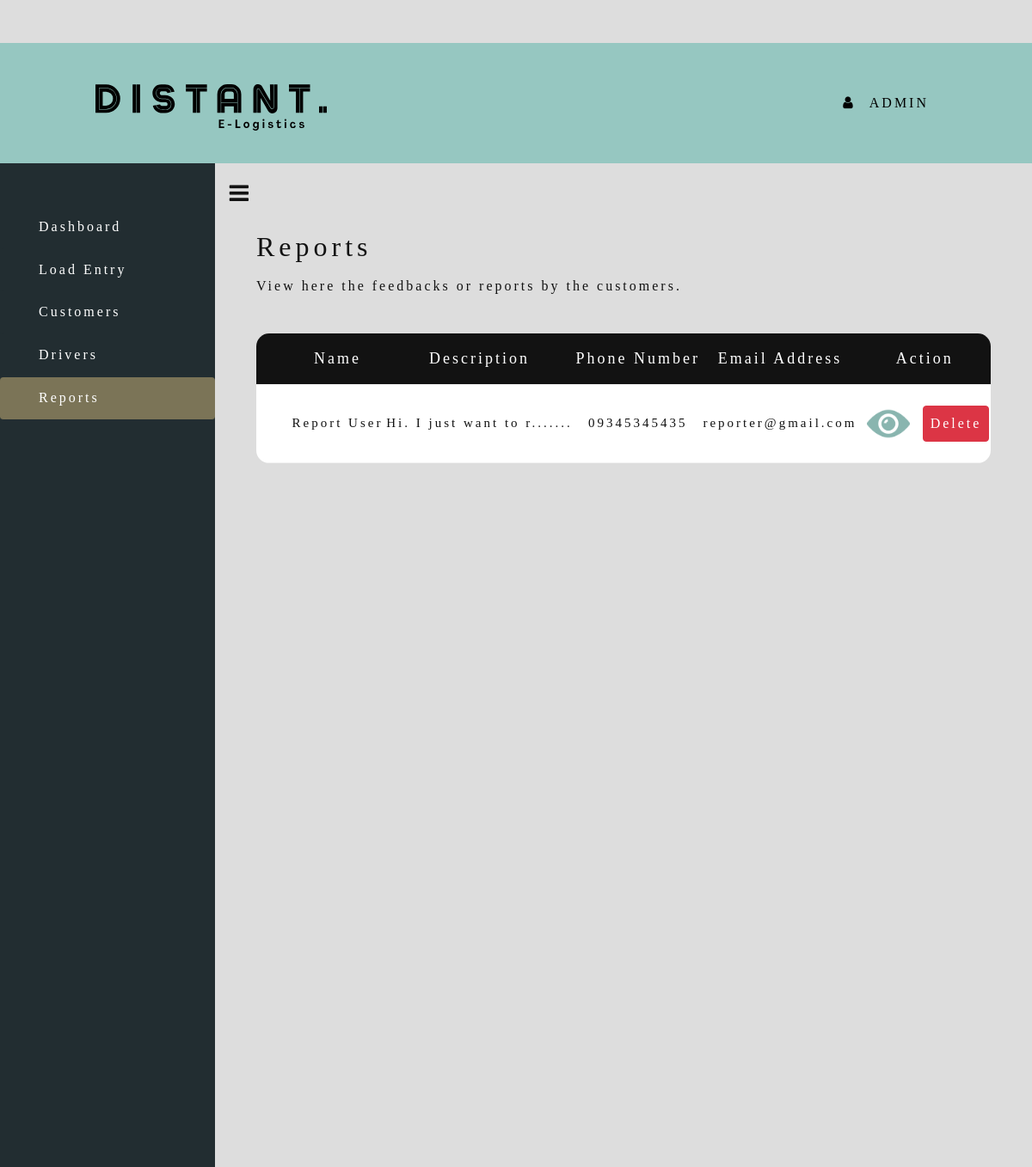
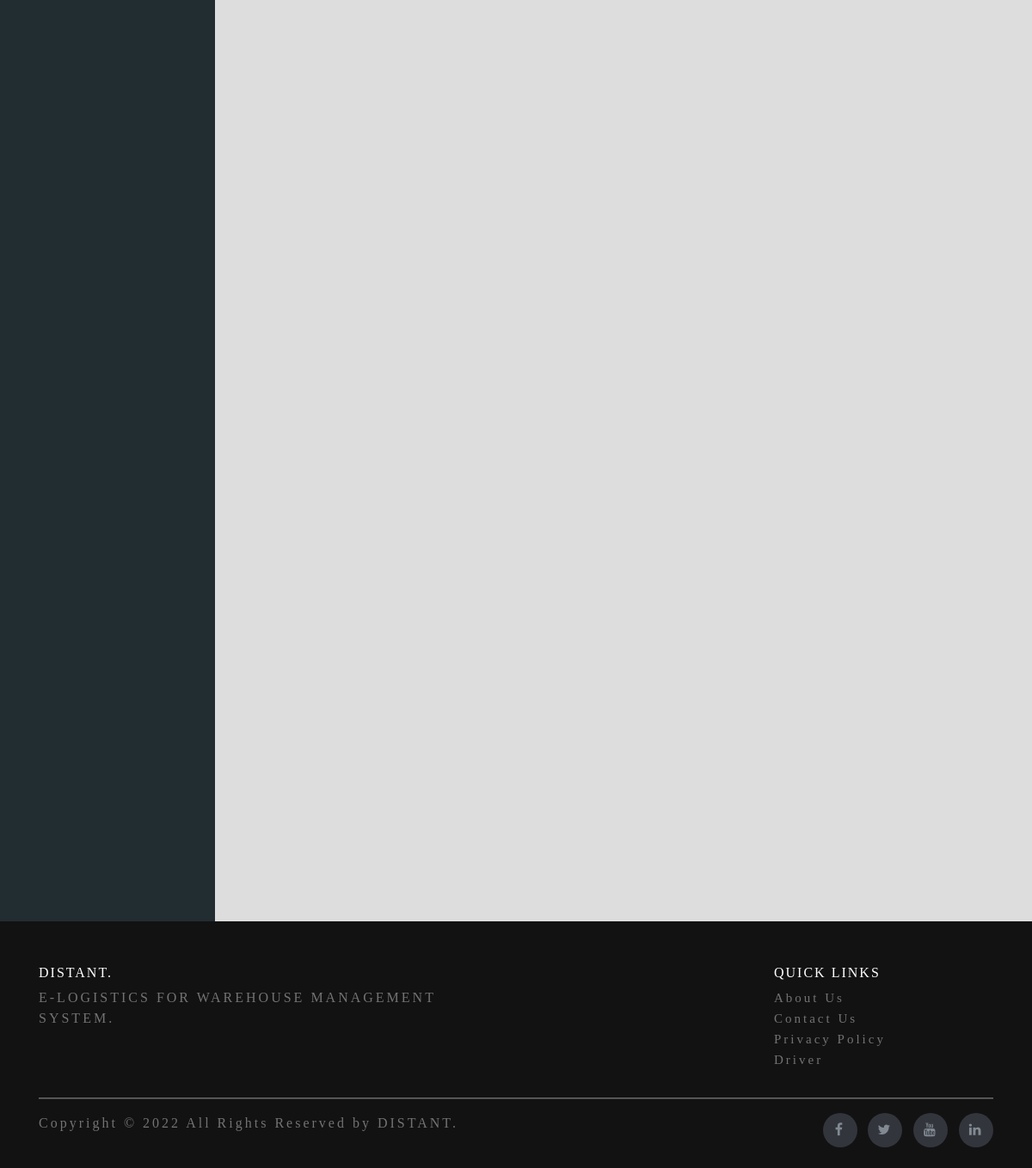
Screenshot of /user/admin/reports.php (signed in) with the database file from the repository (2 pictures, top to bottom).
### tables this page shows
CREATE TABLE `support` (
  `id` int(11) NOT NULL,
  `report_name` varchar(100) NOT NULL,
  `report_email` varchar(100) NOT NULL,
  `report_desc` varchar(255) NOT NULL,
  `phone` varchar(255) NOT NULL,
  `report_id` int(11) NOT NULL
);

### process/functions.php (called while the page is built, shortened)
<?php
function show_data_multiple($table_name, $pk, $id)
{
    $conn = connect();
    $sql = "SELECT * FROM $table_name WHERE $pk = '$id'";
    $result = $conn->query($sql);
    if ($result->num_rows > 0) {
        $rows = array();
        while ($row  = $result->fetch_assoc()) {
            $rows[] = $row;
        }
        return $rows;
    } else {
        return FALSE;
    }
}
function show_reports($table_name)
{
    $conn = connect();
    $sql = "SELECT * FROM $table_name";
    $result = $conn->query($sql);
    if ($result == TRUE) {
        return $result->fetch_assoc();
    }
}
    function show_reports_multiple($table_name)
    {
        $conn = connect();
        $sql = "SELECT * FROM $table_name";
        $result = $conn->query($sql);
        if ($result->num_rows > 0) {
            $rows = array();
            while ($row  = $result->fetch_assoc()) {
                $rows[] = $row;
            }
            return $rows;
        } else {
            return FALSE;
    }
}

### user/admin/reports.php (the view, shortened to what this page needs)
<?php
    include("check_user.php");
    include '../../process/functions.php';
    $data = show_reports('support');
?>
<!DOCTYPE html>
<html lang="en">
    <head>
        <link href="/distant-elogistics/css/bootstrap.css" rel="stylesheet" type="text/css" media="all" />
        <link href="/distant-elogistics/css/style.css" rel="stylesheet" type="text/css" media="all" />
        <link href="/distant-elogistics/css/easy-responsive-tabs.css" rel='stylesheet' type='text/css'/>
        <link href="/distant-elogistics/css/font-awesome.css" rel="stylesheet">
        <link rel="stylesheet" href="/distant-elogistics/user/css/nav-style.css">
    </head>
    <body class="bbg1">
        <?php
            include ("header.php");
        ?>
        <div id="user-body" class="wrapper d-flex align-items-stretch" style="min-height: 280%;">
            <nav id="sidebar">
                <div id="btn-mn" class="custom-menu">
                    <button type="button" id="sidebarCollapse" class="btn-menu">
                        <i class="fa fa-bars"></i>
                    </button>
                </div>
                <ul class="nav nav-pills flex-column mb-5 stick-nav">
                    <li class="nav-item" style="margin-top: 50px;">
                        <a href="index.php" class="nav-link text-white">
                            Dashboard
                        </a>
                    </li>
                    <li>
                        <a href="load-entry.php" class="nav-link text-white">
                            Load Entry
                        </a>
                    </li>
                    <li>
                        <a href="customers.php" class="nav-link text-white">
                            Customers
                        </a>
                    </li>
                    <li>
                        <a href="drivers.php" class="nav-link text-white">
                            Drivers
                        </a>
                    </li>
                    <li>
                        <a href="reports.php" class="nav-link active fnt" aria-current="page">
                            Reports
                        </a>
                    </li>
                </ul>
            </nav>
            <div id="content" class="p-4 p-md-5 pt-5">
                <h2 class="head-content">Reports</h2>
                <p class="blckp" style="margin-bottom: 40px;" >View here the feedbacks or reports by the customers.</p>
                <div class="limiter">
                    <div class="container-table100">
                        <div class="wrap-table100">
                            <div class="table" style="width: 100%; margin: 0 auto;">
                                <div class="row-user header-tbluser nohover">
                                    <div class="cell">
                                        Name
                                    </div>
                                    <div class="cell">
                                        Description
                                    </div>
                                    <div class="cell">
                                        Phone Number
                                    </div>
                                    <div class="cell">
                                        Email Address
                                    </div>
                                    <div class="cell">
                                        Action
                                    </div>
                                </div>
                                <?php if (!empty(show_reports_multiple('support'))) : ?>
                                    <?php foreach (show_reports_multiple('support') as $row) : ?>
                                        <div class="row-user">
                                            <div class="cell" data-title="Name">
                                                <?php echo $row['report_name'] ?>
                                            </div>
                                            <div class="cell" data-title="Description" title="Click eye icon to view full description.">
                                                <?php
                                                    $string = $row['report_desc'];
                                                    $arr = str_split($string);
                                                    for($i = 0; $i < 20; $i++) {
                                                        print($arr[$i]);
                                                    }
                                                    echo ".......";
                                                ?>
                                            </div>
                                            <div class="cell" data-title="Phone">
                                                <?php echo $row['phone'] ?>
                                            </div>
                                            <div class="cell" data-title="Email Address">
                                                <?php echo $row['report_email'] ?>
                                            </div>
                                            <?php if (!empty(show_data_multiple('support', 'id', $row['id']))) : ?>
                                                <?php foreach (show_data_multiple('support', 'id', $row['id']) as $row) : ?>
                                                    <div class="cell" data-title="Action">
                                                        <a class="" style="cursor: pointer; color: white;" data-bs-toggle="modal" data-bs-target="#VIEW-1234567890<?php echo $row['id']; ?>">
                                                            <span style=" color: black;"> <img style="width: 50px;" src="/distant-elogistics/images/eye.png"> </span>
                                                        </a>
                                                        <a class="btn btn-danger" style="cursor: pointer; color: white;" data-bs-toggle="modal" data-bs-target="#Del-1234567890<?php echo $row['id']; ?>">
                                                            Delete
                                                        </a>
                                                    </div>
                                                <?php endforeach ?>
                                            <?php endif; ?>
                                        </div>
                                    <?php endforeach ?>
                                <?php endif; ?>
                            </div>
                        </div>
                    </div>
                </div>
            </div>
        </div>
        <?php
            require_once (__ROOT__."/landing-page/footer.php");
        ?>
    </body>
</html>

### css/style.css (style rules this page uses)
html, body { margin:0; font-size: 100%; height: 100%; }
.bbg1 { background: #dddddd; }
.fnt { font-family: 'Agrandir-Narrow'; }
::placeholder { color: #7b7457; letter-spacing: 3px; font-family: 'Agrandir-Narrow'; text-align: left; }
p { font-family: 'Agrandir-Narrow'; }
@media only screen and (min-width: 850px) { body { padding: 0 80px; } }

### css/easy-responsive-tabs.css (style rules this page uses)
body { margin: 0px; padding: 0px; }
ul.resp-tabs-list, p { margin: 0px; padding: 0px; }

### rows the page displays
support: report_name "Report User", i "H", i "i", i ".", i "I", i "j", i "u", i "s", i "t", i "w", i "a", i "n", i "o", i "r", phone "09345345435", report_email "reporter@gmail.com"

### other values shown
$_SESSION["fullname"] "ADMIN"
